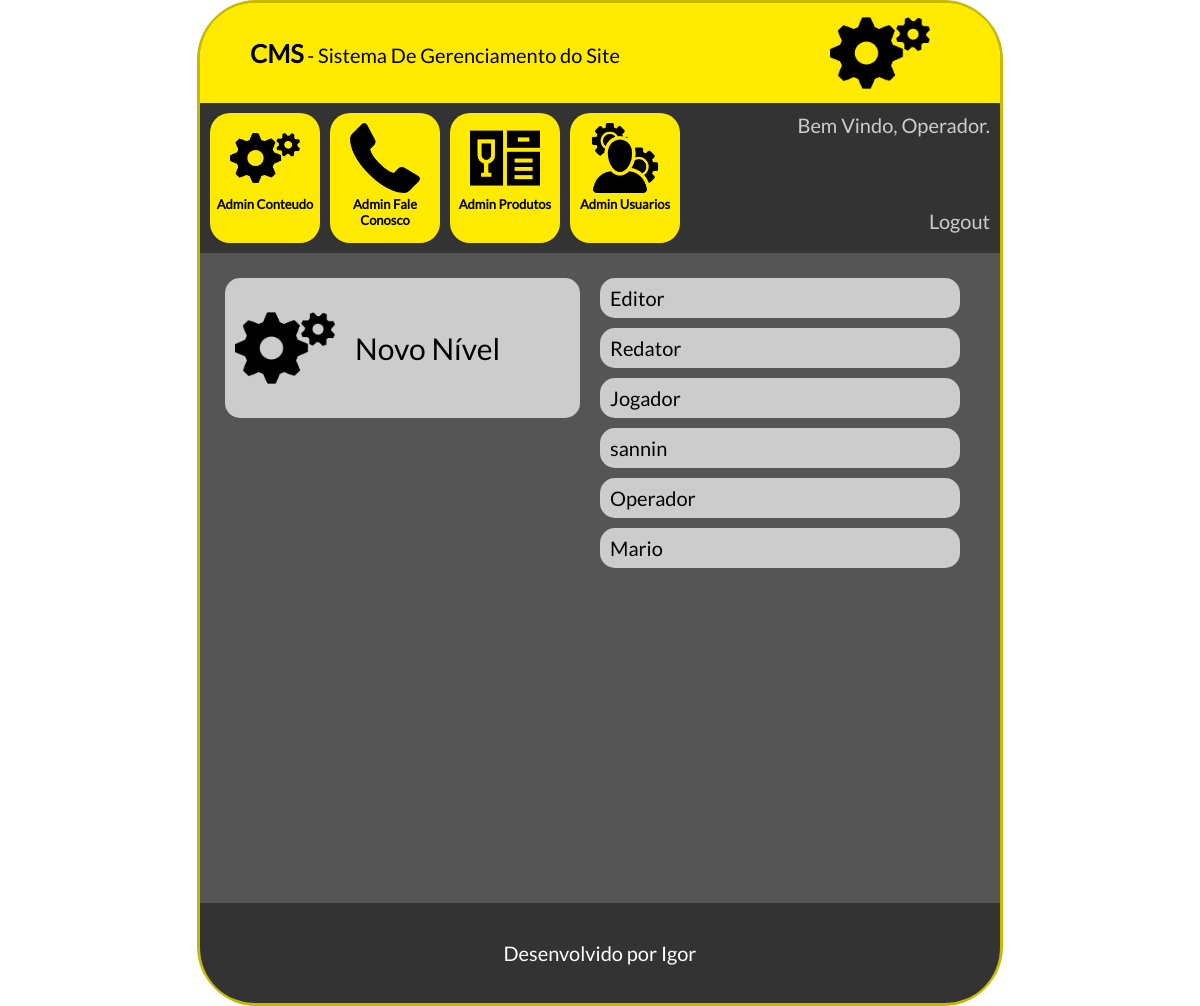
/cms/adminnivel.php (signed in), run on an earlier commit of the app's database.
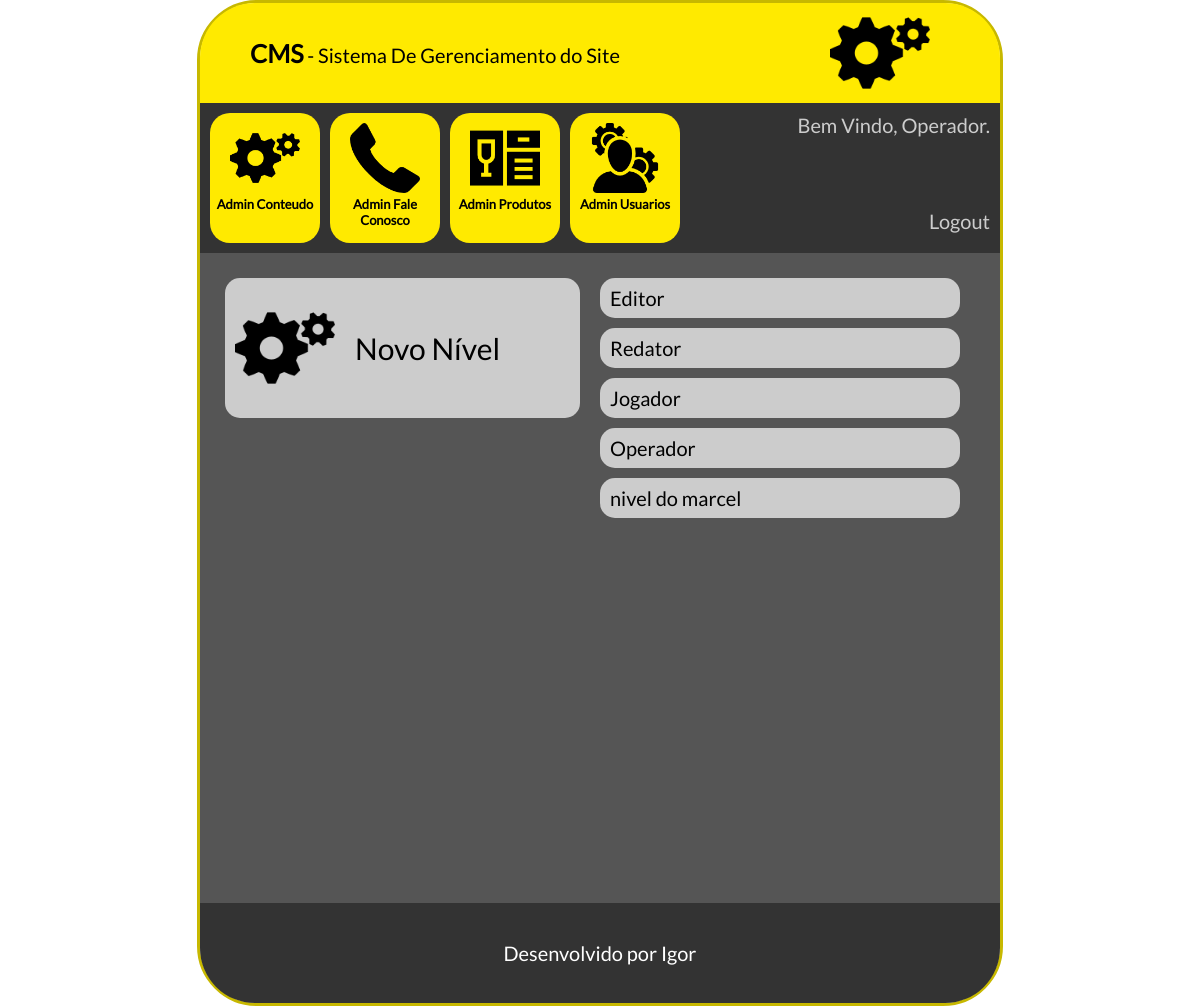
And on a later commit of the database.
### tables this page shows
CREATE TABLE `tbl_niveis` (
  `id` int(11) NOT NULL AUTO_INCREMENT,
  `nome` varchar(100) NOT NULL,
  `ativo` int(11) NOT NULL,
  PRIMARY KEY (`id`)
);

### cms/conexao.php (called while the page is built)
<?php
    function conexaoDb(){
        $host = "localhost";
        $database = "db_banca";
        $user = "root";
        $password = "bcd127";
        if(!$conexao = mysqli_connect($host,$user,$password,$database)){
            echo('Erro na conexão com o Banco de Dados');
        }
        return $conexao;
    }
?>

### cms/db.php (called while the page is built, shortened)
<?php
    include_once "conexao.php";
    function selectUsuarioBanco($id){
        $sql = "SELECT * from tbl_usuarios WHERE id=". $id;
        return mysqli_query(conexaoDb(), $sql);
    }
    function selectNiveisBanco(){
        $sql = "SELECT * from tbl_niveis";
        return mysqli_query(conexaoDb(), $sql);
    }
?>

### cms/adminnivel.php (the view, shortened to what this page needs)
<?php
    include_once "db.php";
    $selectLogin = selectUsuarioBanco($_SESSION["idLogin"]);
    $rsLogado = mysqli_fetch_array($selectLogin);
    $nomeLogado = $rsLogado["nome"];
    $select = selectNiveisBanco();
?>
<!doctype html>
<html lang="pt-br">
	<head>
        <link rel="stylesheet" type="text/css" href="css/style.css">
	</head>
	<body>
        <main id="caixaPrincipal">
            <div id="caixaLogo">
                <span class="textoGrande">CMS</span> - Sistema De Gerenciamento do Site
                <div id="logo"><img src="icones/config.png"></div>
            </div>
            <div id="caixaOpcoes">
                <a href="index.php">
                    <div class="caixaItem">
                        <img src="icones/config.png"><br>
                        Admin Conteudo
                    </div>
                </a>
                <a href="faleconosco.php">
                    <div class="caixaItem">
                        <img src="icones/contato.png"><br>
                        Admin Fale Conosco
                    </div>
                </a>
                <a href="produtos.php">
                    <div class="caixaItem">
                        <img src="icones/produtos.png"><br>
                        Admin Produtos
                    </div>
                </a>
                <a href="usuarios.php">
                    <div class="caixaItem">
                        <img src="icones/admin.png"><br>
                        Admin Usuarios
                    </div>
                </a>
                <div id="caixaUsuario">
                    Bem Vindo, <?php echo($nomeLogado)?>.<br><br><br><br>
                    <a href="../login.php?modo=logout"><span class="branco">Logout</span></a>
                </div>
            </div>
            <div id="caixaConteudo">
                <div class=colunaConteudo>
                    <a href="cadastrarnivel.php">
                        <div class="caixaOpcao">
                            <div class="imagemOpcao"><img src="icones/config.png"></div>
                             Novo Nível
                        </div>
                    </a>
                </div>
                <div class=colunaConteudoContatoNivel>
                    <?php
                    while($rsNiveis = mysqli_fetch_array($select)){
                    ?>
                        <div class="usuarioNivel">
                             <?php echo($rsNiveis['nome'])?>
                        </div>
                    <?php } ?>
                </div>
            </div>
            <footer id="rodape">
                Desenvolvido por Igor
            </footer>
        </main>
    </body>
</html>

What changed in the data, as far as the page shows it:
removed tbl_niveis: nome "sannin"
removed tbl_niveis: nome "Mario"
added tbl_niveis: nome "nivel do marcel"
